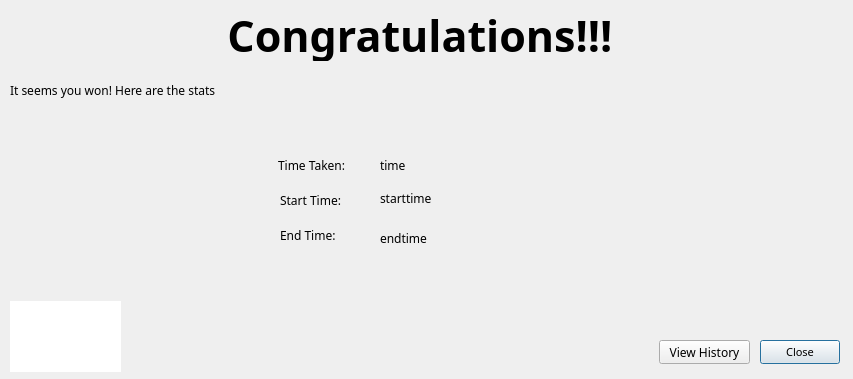
<?xml version="1.0" encoding="UTF-8"?>
<ui version="4.0">
 <class>congrats</class>
 <widget class="QDialog" name="congrats">
  <property name="geometry">
   <rect>
    <x>0</x>
    <y>0</y>
    <width>853</width>
    <height>379</height>
   </rect>
  </property>
  <property name="font">
   <font>
    <family>Noto Sans</family>
   </font>
  </property>
  <property name="windowTitle">
   <string>You Won!!!</string>
  </property>
  <widget class="QPushButton" name="closeButton">
   <property name="geometry">
    <rect>
     <x>760</x>
     <y>340</y>
     <width>80</width>
     <height>24</height>
    </rect>
   </property>
   <property name="font">
    <font>
     <family>Noto Sans</family>
     <pointsize>8</pointsize>
     <bold>false</bold>
    </font>
   </property>
   <property name="text">
    <string>Close</string>
   </property>
  </widget>
  <widget class="QLabel" name="mainLabel">
   <property name="geometry">
    <rect>
     <x>10</x>
     <y>10</y>
     <width>831</width>
     <height>51</height>
    </rect>
   </property>
   <property name="font">
    <font>
     <family>Courier Prime</family>
     <pointsize>32</pointsize>
     <bold>true</bold>
    </font>
   </property>
   <property name="text">
    <string>Congratulations!!! </string>
   </property>
   <property name="alignment">
    <set>Qt::AlignCenter</set>
   </property>
  </widget>
  <widget class="QLabel" name="message">
   <property name="geometry">
    <rect>
     <x>10</x>
     <y>80</y>
     <width>471</width>
     <height>21</height>
    </rect>
   </property>
   <property name="text">
    <string>It seems you won! Here are the stats</string>
   </property>
  </widget>
  <widget class="QTextBrowser" name="textBrowser">
   <property name="geometry">
    <rect>
     <x>10</x>
     <y>301</y>
     <width>111</width>
     <height>71</height>
    </rect>
   </property>
   <property name="frameShape">
    <enum>QFrame::NoFrame</enum>
   </property>
   <property name="verticalScrollBarPolicy">
    <enum>Qt::ScrollBarAlwaysOff</enum>
   </property>
   <property name="horizontalScrollBarPolicy">
    <enum>Qt::ScrollBarAlwaysOff</enum>
   </property>
   <property name="html">
    <string>&lt;!DOCTYPE HTML PUBLIC &quot;-//W3C//DTD HTML 4.0//EN&quot; &quot;http://www.w3.org/TR/REC-html40/strict.dtd&quot;&gt;
&lt;html&gt;&lt;head&gt;&lt;meta name=&quot;qrichtext&quot; content=&quot;1&quot; /&gt;&lt;meta charset=&quot;utf-8&quot; /&gt;&lt;style type=&quot;text/css&quot;&gt;
p, li { white-space: pre-wrap; }
hr { height: 1px; border-width: 0; }
li.unchecked::marker { content: &quot;\2610&quot;; }
li.checked::marker { content: &quot;\2612&quot;; }
&lt;/style&gt;&lt;/head&gt;&lt;body style=&quot; font-family:'Noto Sans'; font-size:9pt; font-weight:400; font-style:normal;&quot;&gt;
&lt;p style=&quot; margin-top:0px; margin-bottom:0px; margin-left:0px; margin-right:0px; -qt-block-indent:0; text-indent:0px;&quot;&gt;&lt;img src=&quot;:/base/assets/images/wikiLYNX_logo.png&quot; width=&quot;100&quot; height=&quot;60&quot; /&gt;&lt;/p&gt;&lt;/body&gt;&lt;/html&gt;</string>
   </property>
   <property name="textInteractionFlags">
    <set>Qt::NoTextInteraction</set>
   </property>
  </widget>
  <widget class="QLabel" name="timeTaken">
   <property name="geometry">
    <rect>
     <x>380</x>
     <y>150</y>
     <width>201</width>
     <height>31</height>
    </rect>
   </property>
   <property name="text">
    <string>time</string>
   </property>
  </widget>
  <widget class="QLabel" name="label_4">
   <property name="geometry">
    <rect>
     <x>278</x>
     <y>150</y>
     <width>91</width>
     <height>31</height>
    </rect>
   </property>
   <property name="text">
    <string>Time Taken: </string>
   </property>
  </widget>
  <widget class="QLabel" name="label_5">
   <property name="geometry">
    <rect>
     <x>280</x>
     <y>190</y>
     <width>91</width>
     <height>21</height>
    </rect>
   </property>
   <property name="text">
    <string>Start Time:</string>
   </property>
  </widget>
  <widget class="QLabel" name="label_6">
   <property name="geometry">
    <rect>
     <x>280</x>
     <y>225</y>
     <width>91</width>
     <height>21</height>
    </rect>
   </property>
   <property name="text">
    <string>End Time: </string>
   </property>
  </widget>
  <widget class="QLabel" name="startTime">
   <property name="geometry">
    <rect>
     <x>380</x>
     <y>190</y>
     <width>71</width>
     <height>16</height>
    </rect>
   </property>
   <property name="text">
    <string>starttime</string>
   </property>
  </widget>
  <widget class="QLabel" name="endTime">
   <property name="geometry">
    <rect>
     <x>380</x>
     <y>230</y>
     <width>71</width>
     <height>16</height>
    </rect>
   </property>
   <property name="text">
    <string>endtime</string>
   </property>
  </widget>
  <widget class="QPushButton" name="viewHistory">
   <property name="geometry">
    <rect>
     <x>659</x>
     <y>340</y>
     <width>91</width>
     <height>24</height>
    </rect>
   </property>
   <property name="text">
    <string>View History</string>
   </property>
  </widget>
 </widget>
 <resources/>
 <connections/>
</ui>
